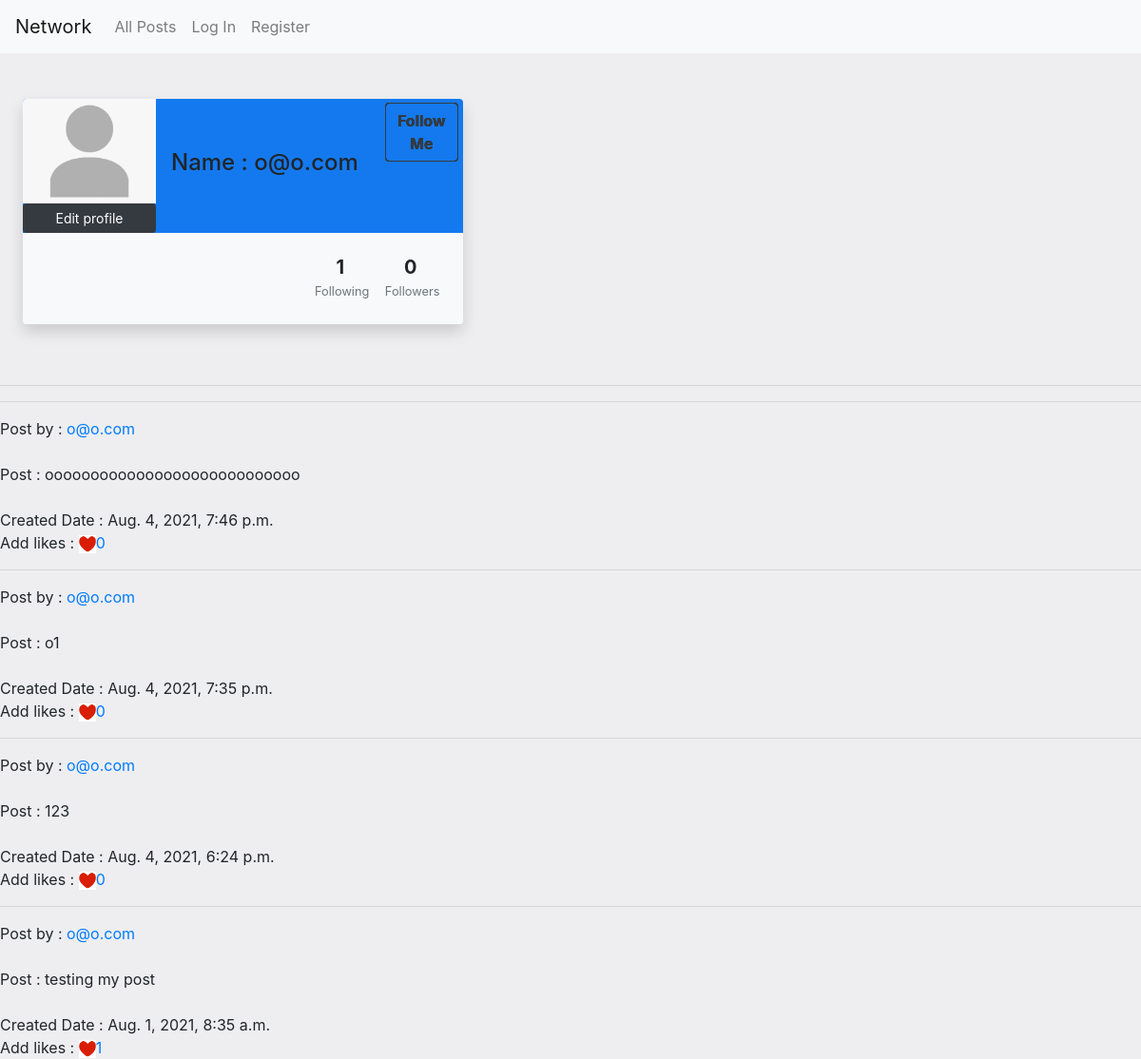
Page /profile/1/ on the committed database.
### network/models.py (models this page shows, shortened)
class User(AbstractUser):
    follower_no = models.IntegerField(default=0 , blank = True)
    following_no = models.IntegerField(default=0 , blank = True)
    follow_status = models.BooleanField(default=False)

class NewPost(models.Model):
    newpost = models.TextField(blank=True)
    author = models.ForeignKey(User, on_delete=models.CASCADE)
    likes = models.IntegerField(default=0 , blank = True)
    created_date = models.DateTimeField(auto_now_add=True)
    liked = models.ManyToManyField(User, blank=True, related_name="liked")

### network/views.py (the view)
# urls.py: path("profile/<int:id>/", views.profile, name="profile")
def profile(request,id):
    user0= User.objects.get(id=id)
    unfollow1 = 0
    unfollow0 = 0
    if user0.follow_status == True:
        unfollow1 =1
    else:
        unfollow0 = 1
    post0 = NewPost.objects.filter(author_id = id).order_by('-created_date')
    userx = User.objects.all()
    f=Follow.objects.filter(follow=id)
    return render(request, "network/profile.html" , {'user0':user0 , 'unfollow1':unfollow1 , 'unfollow0':unfollow0 , 'post0':post0 , 'userx':userx , 'f':f })

### network/templates/network/profile.html (shortened to what this page needs)
{% extends "network/layout.html" %}
{% load static %}
{% block body %}
<div class="row py-5 px-4">
    <div class="col-md-5">
        <div class="bg-white shadow rounded overflow-hidden">
            <div class="cover">
                <div class="media align-items-end profile-head">
                    <div class="profile mr-3">
                        <img src="{% static "network/images/per.png" %}"  alt="pic" width="140" >
                        <a href="#" class="btn btn-dark btn-sm btn-block">Edit profile</a>
                    </div>
                    <div class="media-body mb-4 ">
                        <h4 class="mt-0 mb-0">Name : {{user0.username}}</h4>
                        <p class="small mb-3"> </p>
                    </div>
                    {% if post0  %}
                        {% for result in post0 %}
                            {% if result.author_id == user.id  %}
                            {% else %}
                                {% if unfollow1 == 1  %}
                                    <div class="top">
                                       <a href="{% url 'unfollow' user0.id %}" class="btn btn-outline-dark top" ><b>Unfollow Me</b></a>
                                    </div>
                                {% else %}
                                    <div class="top">
                                        <a href="{% url 'follow' user0.id %}" class="btn btn-outline-dark top" ><b>Follow Me</b></a>
                                    </div>
                                {% endif %}
                            {% endif %}
                        {% endfor %}
                    {% endif %}
                </div>
            </div>
            <div class="bg-light p-4 d-flex justify-content-end text-center">
                <ul class="list-inline mb-0">
                    <li class="list-inline-item">
                        <h5 class="font-weight-bold mb-0 d-block">{{user0.follower_no}}</h5><small class="text-muted"> Following  </small>
                    </li>
                    <li class="list-inline-item">
                        <h5 class="font-weight-bold mb-0 d-block">{{user0.following_no}}</h5><small class="text-muted"> Followers</small>
                    </li>
                </ul>
            </div>
        </div>
    </div>
</div>
<hr>
{% if post0  %}
    {% for result in post0 %}
            <hr>
            Post by : <a href="{% url 'profile' result.author_id %}" > {% for resultx in userx %} {% if resultx.id == result.author_id %}{{resultx.username}} {% endif %}{% endfor %} </a> <br><br>
            Post : {{result.newpost}} <br><br>
            Created Date : {{result.created_date}} <br>
            Add likes :<a href ="{% url 'likesadd' result.id %}" > <img src="{% static "network/images/likes.png" %}"  alt="likes" width="18" height="19">{{result.likes}} </a>
    {% endfor %}
    {% endif %}
{% endblock %}

### network/templates/network/layout.html (shortened to what this page needs)
{% load static %}
<!DOCTYPE html>
<html lang="en">
    <head>
        <link rel="stylesheet" href="https://stackpath.bootstrapcdn.com/bootstrap/4.4.1/css/bootstrap.min.css" >
        <link href="{% static 'network/styles.css' %}" rel="stylesheet">
    </head>
    <body>
        <nav class="navbar navbar-expand-lg navbar-light bg-light">
            <a class="navbar-brand" href="#">Network</a>
            <div>
              <ul class="navbar-nav mr-auto">
                <li class="nav-item">
                  <a class="nav-link" href="{% url 'index' %}">All Posts</a>
                </li>
                {% if user.is_authenticated %}
                    <li class="nav-item">
                        <a class="nav-link" href="{% url 'following'  %}">Following</a>
                    </li>
                    <li class="nav-item">
                        <a class="nav-link" href="{% url 'logout' %}">Log Out</a>
                    </li>
                {% else %}
                    <li class="nav-item">
                        <a class="nav-link" href="{% url 'login' %}">Log In</a>
                    </li>
                    <li class="nav-item">
                        <a class="nav-link" href="{% url 'register' %}">Register</a>
                    </li>
                {% endif %}
              </ul>
            </div>
          </nav>
        <div class="body">
            {% block body %}
            {% endblock %}
        </div>
    </body>
</html>

### network/static/network/styles.css (style rules this page uses)
.profile-head { background-color :#1479ee }
.cover { background-size: cover; background-repeat: no-repeat }
body { background: #eeeef0; min-height: 100vh; overflow-x: hidden }
.top { margin-right: 5px; margin-top: 0px; position: absolute; top: 2px; right: 5px; }

### rows in the picture
User: username "o@o.com", follower_no "1", following_no "0"
NewPost: shows "Follow Me", newpost "oooooooooooooooooooooooooooo", created_date "Aug. 4, 2021, 7:46 p.m.", likes "0"
NewPost: shows "Follow Me", newpost "o1", created_date "Aug. 4, 2021, 7:35 p.m.", likes "0"
NewPost: shows "Follow Me", newpost "123", created_date "Aug. 4, 2021, 6:24 p.m.", likes "0"
NewPost: shows "Follow Me", newpost "testing my post", created_date "Aug. 1, 2021, 8:35 a.m.", likes "1"
